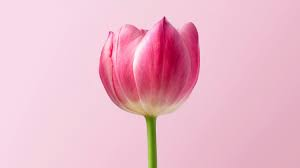
#> input picture project/images.jpg, 300 x 168 px
$ jupyter execute Basic_Image_Processing.ipynb
#> lines starting #> are read from the running program, lines starting #| are printed output that depends on the picture
[cell 1]
import numpy as np
import matplotlib.pyplot as plt
from PIL import Image,ImageFilter

[cell 2]
img = Image.open("./images.jpg")
#> img is the input picture: PIL image 300x168 RGB; mean R, G, B 235.5, 184.2, 201.8
img_arr = np.array(img)

plt.imshow(img_arr)
plt.title("Original image")
plt.axis('off')
plt.show()

[cell 3]
image_change = 1 - img_arr
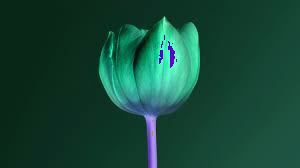
#> image_change: shape (168, 300, 3); mean R, G, B 21.5, 72, 55.2

plt.imshow(image_change)
plt.axis('off')
plt.title('dark image')
plt.show()

[cell 4]
blur_image = img.filter(ImageFilter.BLUR)
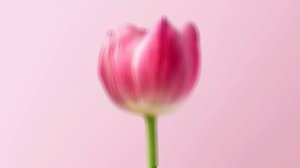
#> blur_image: PIL image 300x168 RGB; mean R, G, B 235.5, 184.2, 201.8
plt.imshow(blur_image)
plt.axis('off')
plt.title('blur image')
plt.show()

[cell 5]
height,width = 100,100
    # np.random.randint(0, 256, (height, width, 3))
    # Creates a 3D array: height × width × 3 channels (RGB)
image_create = np.random.randint(0,256,(height,width,3),dtype=np.uint8)
plt.imshow(image_create)
plt.axis('off')
plt.show()
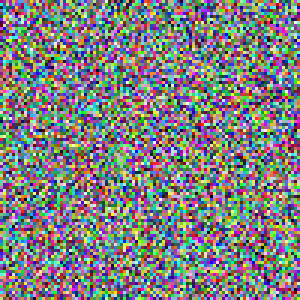
#> shown: shape (100, 100, 3) (shown 3 times larger); mean R, G, B 126.7, 127.2, 127.6

[cell 6]
black_image = np.random.randint(0,256,(height,width),dtype=np.uint8) # dark image
plt.imshow(black_image,cmap='grey')
plt.axis('off')
plt.show()
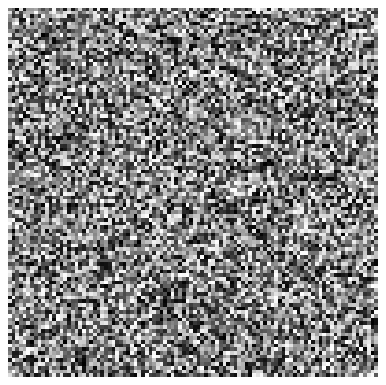
#> figure drawn by matplotlib, 1 panel
